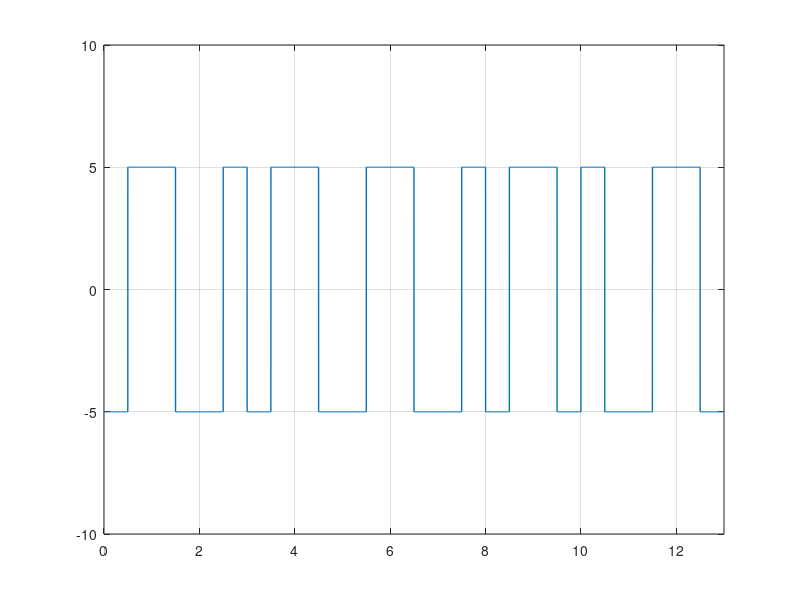

Recreate this plot in MATLAB.
clc; #... Clear command line
clear all; #... Clear variables
close all; #... Clear figures

bits = [1,0,1,1,0,1,0,1,1,0,0,1,0];

#... Modulation

bitrate = 1; #... Number of bits per second
voltage = 5;

samplingRate = 1000;
samplingTime = 1/samplingRate;

endTime = length(bits)/bitrate;
time = 0:samplingTime:endTime;

index = 1;

for i = 1:length(time)
    if bits(index) == 1 && time(i)*bitrate < index-1/2
        modulation(i) = -voltage;
    endif
    if bits(index) == 1 && time(i)*bitrate >= index-1/2
        modulation(i) = voltage;
    endif
    if bits(index) == 0 && time(i)*bitrate < index-1/2
        modulation(i) = voltage;
    endif
    if bits(index) == 0 && time(i)*bitrate >= index-1/2
        modulation(i) = -voltage;
    endif
    if time(i)*bitrate >= index
        index = index+1;
    endif
endfor

plot(time, modulation, "LineWidth", 1);
axis([0 endTime -voltage-5 voltage+5]);
grid on;

#... Demodulation

index = 1

for i = 1:length(modulation)
    if modulation(i) == -voltage && time(i)*bitrate < index-1/2
        demodultaion(index) = 1;
    endif
    if modulation(i) == voltage && time(i)*bitrate < index-1/2
        demodultaion(index) = 0;
    endif
    if time(i)*bitrate >= index
        index = index+1;
    endif
endfor

disp(demodultaion);
